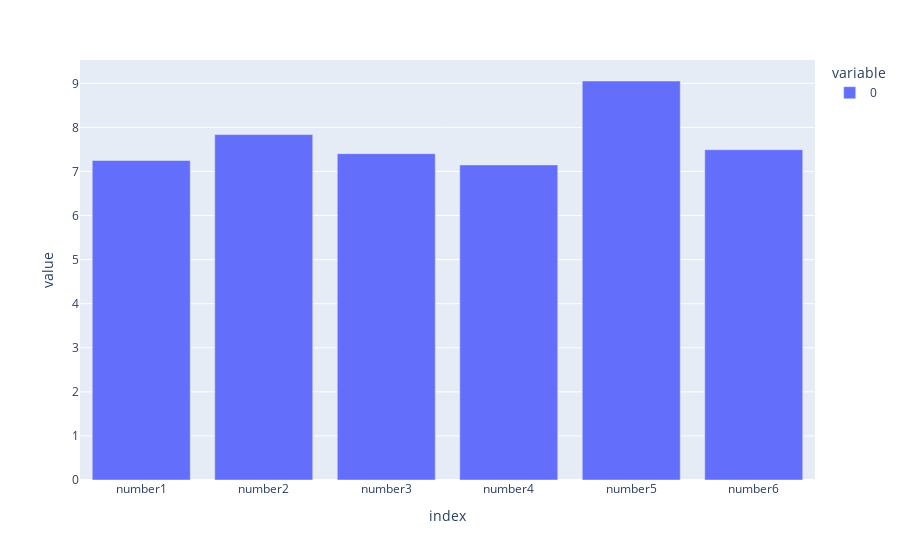

The notebook cell saved with this chart:
### Code cell
data_adj = data_adj.drop(['index'], axis=1)
fig1 = data_adj.T.plot.bar()
fig1.show()

### Figure 1 — Plotly figure (JSON) as saved in the notebook; plotly's stock layout.template omitted (floating-point values rounded to 4 significant figures)
{"data": [{"alignmentgroup": "True", "hovertemplate": "variable=0<br>index=%{x}<br>value=%{y}<extra></extra>", "legendgroup": "0", "marker": {"color": "#636efa", "pattern": {"shape": ""}}, "name": "0", "offsetgroup": "0", "orientation": "v", "showlegend": true, "textposition": "auto", "type": "bar", "x": ["number1", "number2", "number3", "number4", "number5", "number6"], "xaxis": "x", "y": [7.249, 7.837, 7.405, 7.149, 9.053, 7.495], "yaxis": "y"}], "layout": {"barmode": "relative", "legend": {"title": {"text": "variable"}, "tracegroupgap": 0}, "margin": {"t": 60}, "xaxis": {"anchor": "y", "domain": [0, 1], "title": {"text": "index"}}, "yaxis": {"anchor": "x", "domain": [0, 1], "title": {"text": "value"}}}}
